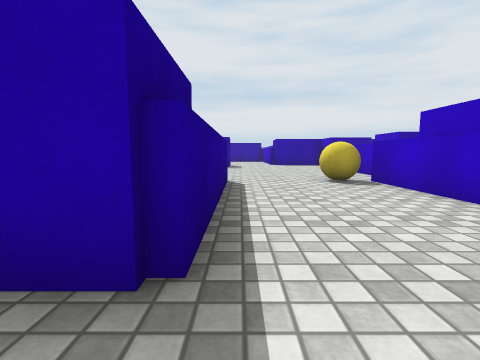
view 1 (above)

17 first-person views from a walk through a 3-D level made in the Unity game engine. The camera is 0.72 m above the floor, tilts 6° down and sees 85° across. The floor is counted in squares, 1 m on a side. Each view is taken from the middle of a square. On the plan, view 1 faces up. The plan holds only what a view shows up to about 9 squares ahead; the rest is blank. The place goes on beyond the plan. The player character is not drawn. Surface patterns are stand-ins for the level's own textures.

view 2
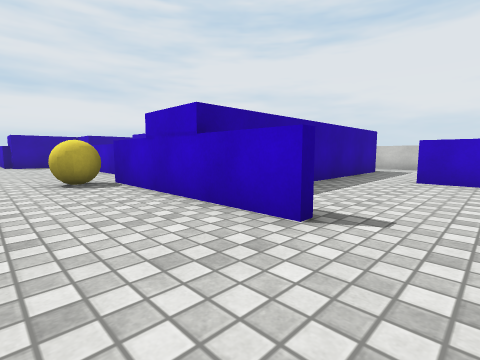

view 3
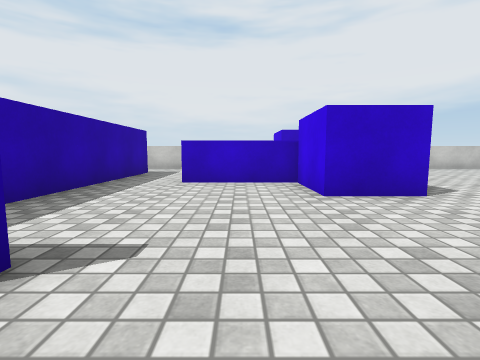

view 4
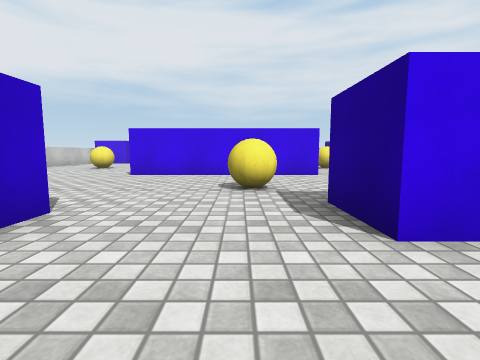

view 5
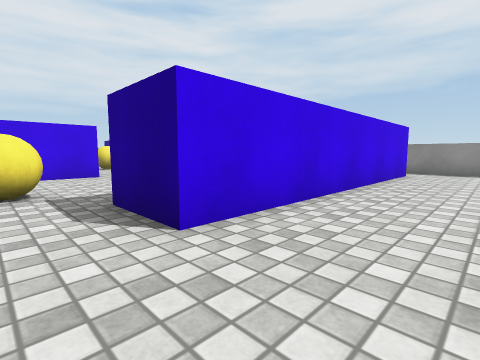

view 6
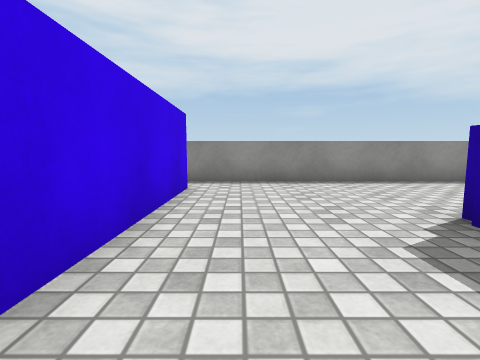

view 7
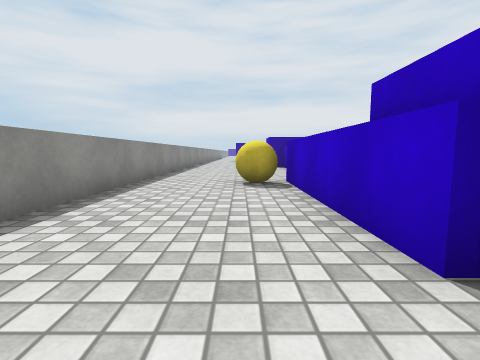

view 8
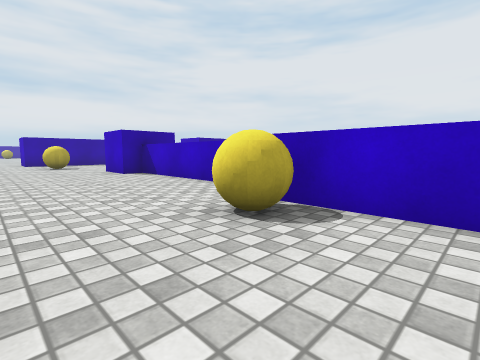

view 9
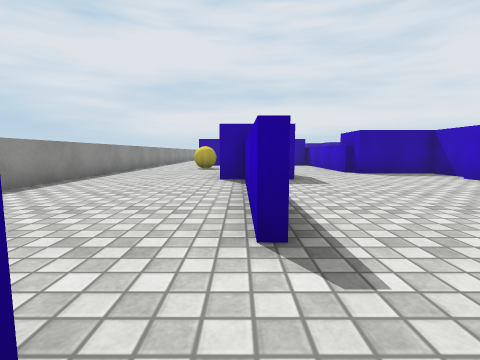

view 10
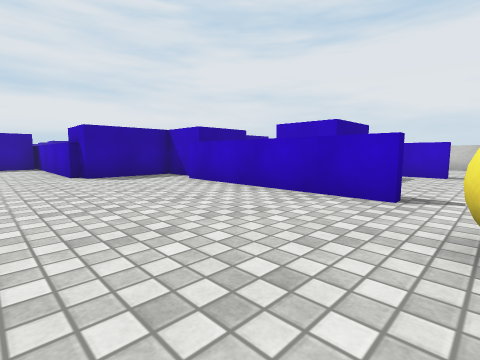

view 11
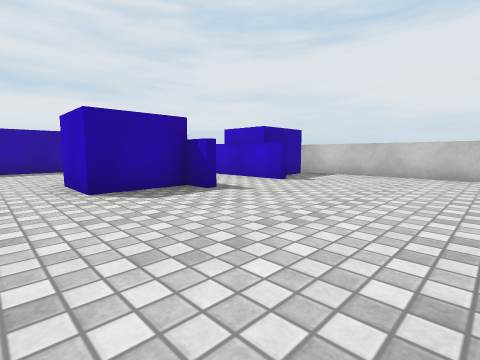

view 12
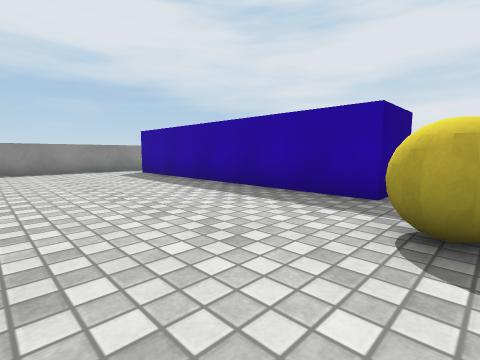

view 13
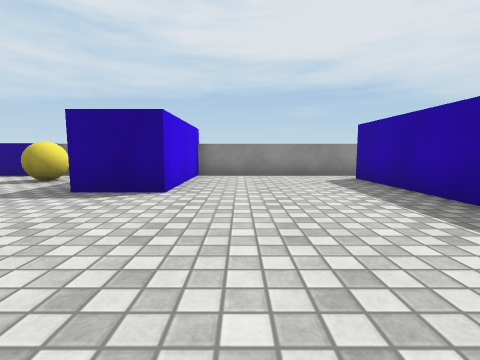

view 14
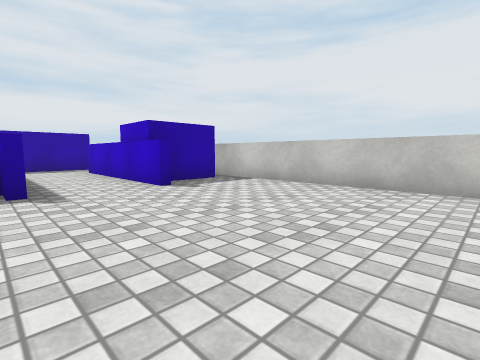

view 15
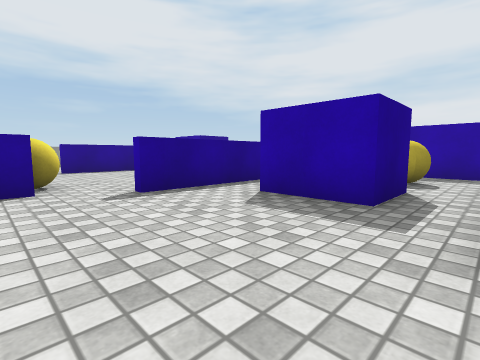

view 16
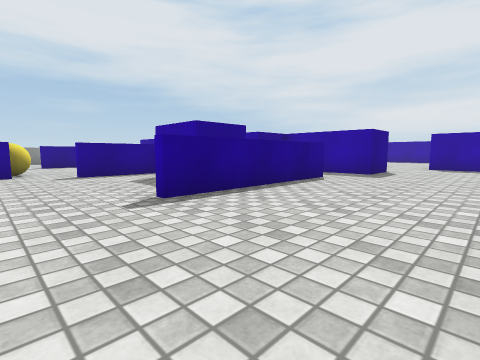

view 17
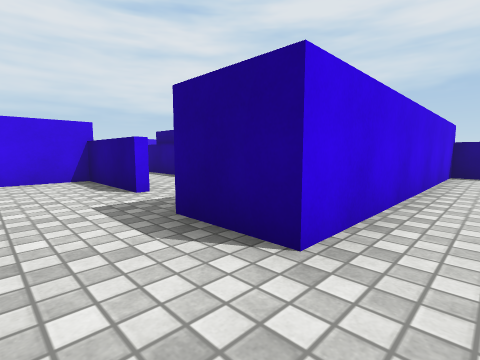

### Floor plan
Points are (right, up) in squares from view 1. A wall is a line through its corners. A room is listed if a view was taken in it or the views show most of it. See-through windows are left out.
Room 1 (views 1, 2, 3, 4, 5, 6, 7, 8, 9, 10, 11, 12, 13, 14, 15, 16, 17)
walls: (3.3, 5.4) (3.3, 6.5); (3.6, 6.5) (3.6, 5.5); (3.3, 1.4) (3.3, 2.5); (-0.3, 6.5) (-0.3, 2.4); (4.2, 8) (4.2, 13.2); (-1.9, 8) (-1.9, 13); (-2.8, 1.4) (-2.8, 6.6); (9, 8) (9, 9.1); (4.5, 11.4) (4.5, 8); (8.3, -1.5) (8.3, 1.5); (11, 1.5) (11, -1.5); (8.3, -3.9) (8.3, -3); (-6.5, 9.1) (-6.5, -2.4); (10.8, -3.9) (10.8, 1); (9.3, 13.2) (9.3, 8); (1.8, 15.5) (1.8, 18); (-6.5, -3.1) (-6.5, -8.4); (-6.5, 15.1) (-6.5, 10.9); (13.5, -8.9) (13.5, -2.2)
objects: block (-6, -9) to (-5, -9); block (-5, -4) to (-3, -4); block (-5, -2) to (-3, -2); block (-4, -9) to (-3, -9); other object (-4, 6); block (-2, -4) to (-1, -4); block (-2, -2) to (-1, -2); block (-2, 2) to (-1, 3); block (-2, 13) to (-1, 14); block (0, -4) to (0, -2); block (1, -4) to (2, -2); block (2, -9) to (3, -9); other object (2, 7) to (3, 7); block (2, 15) to (4, 15); block (4, -9) to (5, -9); other object (4, -6) to (4, -5); block (4, 3) to (5, 5); block (5, 13) to (6, 14); block (5, 15) to (6, 16); block (6, -9) to (7, -9); block (6, 4) to (7, 5); block (6, 10) to (8, 11); block (7, -3) to (8, -2); other object (7, 13) to (8, 13); block (7, 15) to (8, 16); block (8, 4) to (9, 5); block (9, 15) to (10, 16); block (10, 4) to (11, 5); block (11, -3) to (13, -2)

Where each view was taken, in squares from view 1:
view 1: 0 up, 0 right, facing up
view 2: 0 up, 1 right, facing up-right
view 3: 0 up, 2 right, facing right
view 4: 0 up, 4 right, facing down
view 5: 0 up, 4 right, facing down-left
view 6: 1 down, 0 right, facing left
view 7: 0 up, 4 left, facing up
view 8: 4 up, 6 left, facing up-right
view 9: 6 up, 2 left, facing up
view 10: 7 up, 0 right, facing up-right
view 11: 8 down, 5 right, facing up-right
view 12: 8 down, 4 right, facing up-left
view 13: 7 down, 2 right, facing left
view 14: 9 down, 8 right, facing up-right
view 15: 6 up, 9 right, facing up-left
view 16: 6 up, 13 right, facing up-left
view 17: 6 up, 13 right, facing down-left
